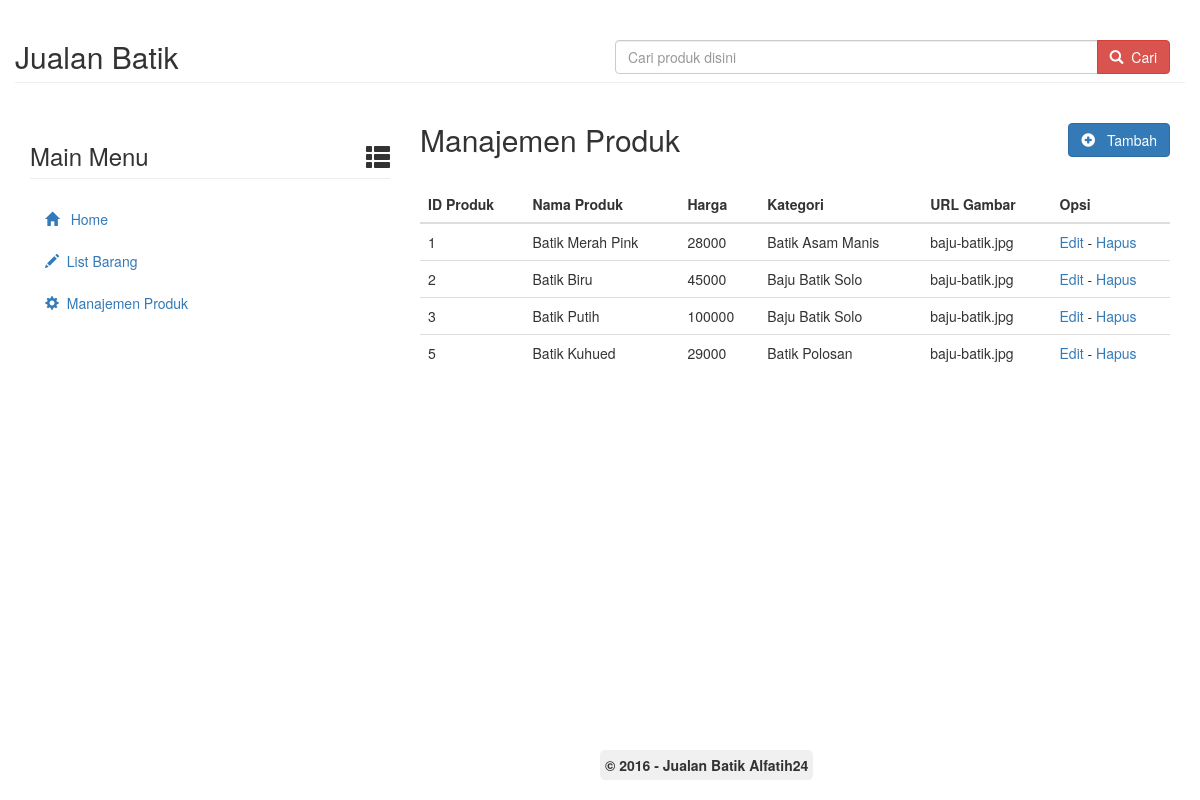
The app's page /?ur=manajemen_store/manajemen_produk with its own data.
### tables this page shows
CREATE TABLE IF NOT EXISTS `produk` (
  `id_produk` int(5) NOT NULL,
  `nama_produk` varchar(50) NOT NULL,
  `harga_produk` varchar(10) NOT NULL,
  `kategori_produk` int(5) NOT NULL,
  `gambar_produk` text NOT NULL
);

CREATE TABLE IF NOT EXISTS `all_kategori` (
  `id_kategori` int(5) NOT NULL,
  `nama_kategori` varchar(50) NOT NULL
);

### manajemen_store/manajemen_produk.php (the view)
<h2>Manajemen Produk
	<a class="btn btn-primary pull-right" href="./?ur=manajemen_store/tambah_produk">
	<span class="glyphicon glyphicon-plus-sign"></span> &nbsp; Tambah</a>
</h2>
<br>
<table class="table table-stripped">
	<thead>
		<th>ID Produk</th>
		<th>Nama Produk</th>
		<th>Harga</th>
		<th>Kategori</th>
		<th>URL Gambar</th>
		<th>Opsi</th>
		<tbody>
		<?php
			$sql = "SELECT produk.*, all_kategori.nama_kategori FROM produk INNER JOIN all_kategori ON produk.kategori_produk=all_kategori.id_kategori";
			$exe = mysql_query($sql);
			while($produk=mysql_fetch_array($exe))
			{
		?>
			<tr>
				<td><?php echo $produk[id_produk]; ?></td>
				<td><?php echo $produk[nama_produk]; ?></td>
				<td><?php echo $produk[harga_produk]; ?></td>
				<td><?php echo $produk[nama_kategori]; ?></td>
				<td><?php echo $produk[gambar_produk]; ?></td>
				<td>
					<a href="./?ur=manajemen_store/edit_produk&idproduk=<?php echo $produk[id_produk]; ?>">Edit</a>
					 -
					 <a onclick="return confirm('Hapus produk ini?')" href="./?ur=manajemen_store/hapus_produk&idproduk=<?php echo $produk[id_produk]; ?>">Hapus</a></td>
			</tr>
		<?php };
		?>
		</tbody>
	</thead>
</table>

### index.php (style rules this page uses)
body { margin-bottom: 60px; }

### records on screen
produk: id_produk "1", nama_produk "Batik Merah Pink", harga_produk "28000", all_kategori.nama_kategori "Batik Asam Manis", gambar_produk "baju-batik.jpg"
produk: id_produk "2", nama_produk "Batik Biru", harga_produk "45000", all_kategori.nama_kategori "Baju Batik Solo", gambar_produk "baju-batik.jpg"
produk: id_produk "3", nama_produk "Batik Putih", harga_produk "100000", all_kategori.nama_kategori "Baju Batik Solo", gambar_produk "baju-batik.jpg"
produk: id_produk "5", nama_produk "Batik Kuhued", harga_produk "29000", all_kategori.nama_kategori "Batik Polosan", gambar_produk "baju-batik.jpg"
